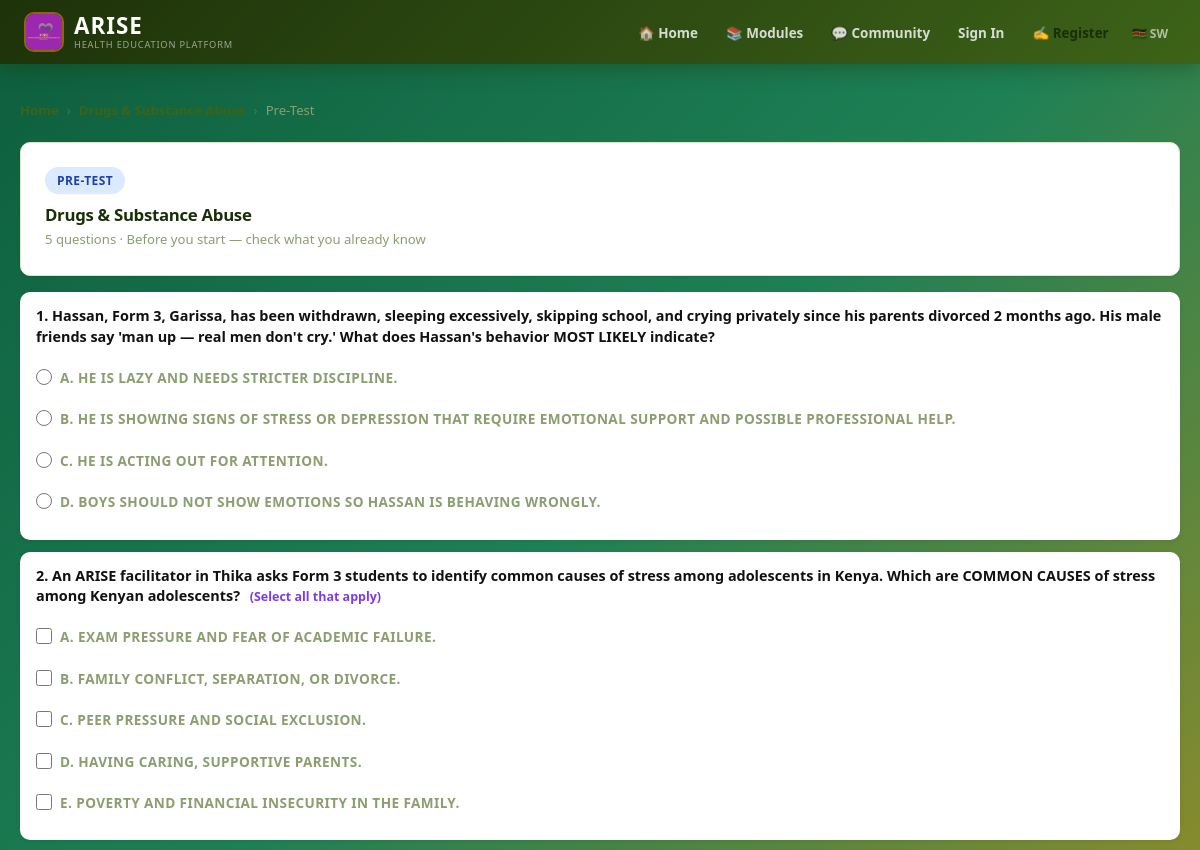
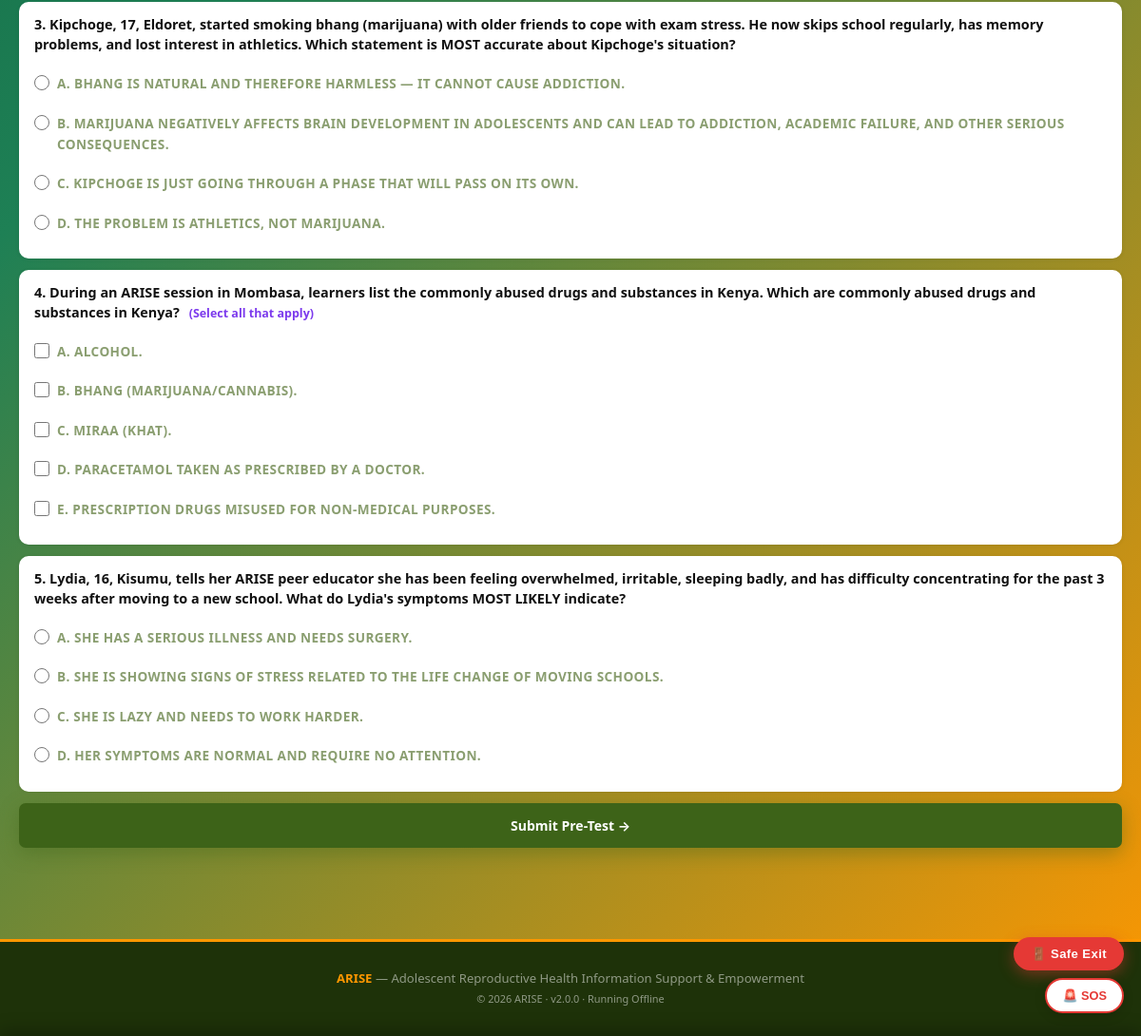
Page /?p=pre_test&module=drugs-substance-abuse&type=pre (signed in) on the committed database (2 pictures, top to bottom).
### tables this page shows
CREATE TABLE modules (
    id INTEGER PRIMARY KEY AUTOINCREMENT,
    title TEXT NOT NULL,
    slug TEXT UNIQUE NOT NULL,
    description TEXT,
    icon TEXT DEFAULT '📚',
    sort_order INTEGER DEFAULT 0,
    is_active INTEGER DEFAULT 1,
    created_by INTEGER,
    created_at DATETIME DEFAULT CURRENT_TIMESTAMP
, thumbnail TEXT, content_warning TEXT, school_id TEXT, require_pretest INTEGER DEFAULT 1, require_posttest INTEGER DEFAULT 1);

CREATE TABLE quiz_questions (
    id INTEGER PRIMARY KEY AUTOINCREMENT,
    module_id INTEGER NOT NULL,
    question_type TEXT DEFAULT 'mcq',
    question TEXT NOT NULL,
    option_a TEXT,
    option_b TEXT,
    option_c TEXT,
    option_d TEXT,
    correct_option TEXT,
    explanation TEXT,
    essay_hint TEXT,
    min_words INTEGER DEFAULT 0,
    max_marks INTEGER DEFAULT 1,
    sort_order INTEGER DEFAULT 0, competency TEXT, difficulty TEXT DEFAULT 'MEDIUM', is_published INTEGER DEFAULT 0, option_e TEXT DEFAULT '', section TEXT DEFAULT 'lesson',
    FOREIGN KEY (module_id) REFERENCES modules(id)
);

### includes/config.php (called while the page is built, shortened)
<?php
function getLogoUrl(): ?string {
    foreach (['png','jpg','gif','webp','svg'] as $ext) {
        $path = LOGO_PATH . 'school_logo.' . $ext;
        if (file_exists($path)) {
            return '/arise/uploads/logos/school_logo.' . $ext . '?v=' . filemtime($path);
        }
    }
    return null;
}
function db(): SQLite3 {
    static $db = null;
    if ($db === null) {
        $db = new SQLite3(DB_PATH);
        $db->enableExceptions(true);
        $db->exec('PRAGMA journal_mode=WAL');
        $db->exec('PRAGMA foreign_keys=ON');
    }
    return $db;
}
function getSessionHash(): string {
    $h = $_SESSION['arise_hash'];
    return $h;
}
function e(string $str): string {
    return htmlspecialchars($str, ENT_QUOTES, 'UTF-8');
}
function getStudentBySession(): ?array {
    $hash = getSessionHash();
    $stmt = db()->prepare('SELECT * FROM students WHERE session_hash = :hash AND is_active = 1');
    $stmt->bindValue(':hash', $hash);
    $row = $stmt->execute()->fetchArray(SQLITE3_ASSOC);
    $sid = (int)($_SESSION['arise_student_id'] ?? 0);
    if ($sid <= 0) $sid = (int)($_COOKIE['arise_uid'] ?? 0);
    return null;
}

### public/pages/lang.php (called while the page is built, shortened)
<?php
function t(string $key): string {
    static $translations = [
        'en' => [
            'home'           => 'Home',
            'modules'        => 'Modules',
            'forum'          => 'Forum',
            'ask_us'         => 'Ask Us',
            'help'           => 'Help',
            'sign_in'        => 'Sign In',
            'register'       => 'Register',
            'sign_out'       => 'Sign Out',
            'certificates'   => 'Certs',
            'dashboard'      => 'Dashboard',
            'pre_test'       => 'Pre-Test',
            'post_test'      => 'Post-Test',
            'submit'         => 'Submit',
            'take_quiz'      => 'Take Full Quiz',
            'back_to_module' => 'Back to Module',
            'correct'        => 'Correct',
            'your_answer'    => 'your answer',
            'no_questions'   => 'No test questions for this module yet.',
            'generate_code'  => 'Generate Code',
            'start_learning' => 'Start Learning',
            'complete'       => 'Complete',
        ],
        'sw' => [
            'home'           => 'Nyumbani',
            'modules'        => 'Moduli',
            'forum'          => 'Jukwaa',
            'ask_us'         => 'Tuulize',
            'help'           => 'Msaada',
            'sign_in'        => 'Ingia',
            'register'       => 'Jisajili',
            'sign_out'       => 'Toka',
            'certificates'   => 'Vyeti',
            'dashboard'      => 'Dashibodi',
            'pre_test'       => 'Mtihani wa Kwanza',
            'post_test'      => 'Mtihani wa Mwisho',
            'submit'         => 'Wasilisha',
            'take_quiz'      => 'Chukua Mchezo Kamili',
            'back_to_module' => 'Rudi kwa Moduli',
            'correct'        => 'Sahihi',
            'your_answer'    => 'jibu lako',
            'no_questions'   => 'Hakuna maswali ya mtihani kwa moduli hii bado.',
            'generate_code'  => 'Tengeneza Msimbo',
            'start_learning' => 'Anza Kujifunza',
            'complete'       => 'Kamili',
        ],
    ];
    $lang = $_SESSION['arise_lang'] ?? 'en';
    return $translations[$lang][$key] ?? $translations['en'][$key] ?? $key;
}

### public/pages/pre_test.php (the view, shortened to what this page needs)
<?php
$moduleSlug = $_GET['module'] ?? '';
$testType   = $_GET['type'] ?? 'pre';
$module = $moduleSlug ? db()->querySingle("SELECT * FROM modules WHERE slug='".SQLite3::escapeString($moduleSlug)."' AND is_active=1", true) : null;
function getOpts($q) {
    $opts = [];
    foreach (['a','b','c','d','e'] as $k) {
        $col = 'option_' . $k;
        if (!empty($q[$col])) $opts[$k] = $q[$col];
    }
    return $opts;
}
    ?>
    <?php return;
$questions = [];
$mid = intval($module['id']);
$sectionMap = ['pre' => 'pre', 'post' => 'post', 'lesson' => 'lesson'];
$section = $sectionMap[$testType] ?? 'pre';
$res = db()->query(
    "SELECT * FROM quiz_questions
     WHERE module_id=$mid AND section='" . SQLite3::escapeString($section) . "' AND is_published=1
     ORDER BY sort_order ASC"
);
while ($r = $res->fetchArray(SQLITE3_ASSOC)) $questions[] = $r;
$typeLabel = ['pre' => 'Pre-Test', 'post' => 'Post-Test', 'lesson' => 'Lesson Quiz'][$testType] ?? 'Quiz';
$typeDesc  = ['pre' => 'Before you start &mdash; check what you already know', 'post' => 'After completing &mdash; see how much you\'ve learned', 'lesson' => 'In-lesson knowledge check &mdash; 10 questions'][$testType] ?? '';
$badgeClass = ['pre' => 'badge-pre', 'post' => 'badge-post', 'lesson' => 'badge-lesson'][$testType] ?? 'badge-pre';
?>
<div class="container">
  <div class="breadcrumb"><a href="/arise/">Home</a> <span class="sep">&#8250;</span> <a href="/arise/?p=module&slug=<?= e($moduleSlug) ?>"><?= e($module['title']) ?></a> <span class="sep">&#8250;</span> <span><?= $typeLabel ?></span></div>
  <div class="dp-card" style="margin-bottom:16px">
    <span class="test-type-badge <?= $badgeClass ?>"><?= $typeLabel ?></span>
    <h2 style="font-size:1.05rem;font-weight:800;margin-bottom:4px"><?= e($module['title']) ?></h2>
    <p class="text-muted" style="font-size:.82rem"><?= count($questions) ?> questions &middot; <?= $typeDesc ?></p>
  </div>
  <form method="post">
    <?php foreach ($questions as $i => $q):
      $opts = getOpts($q);
      $isMulti = ($q['question_type'] ?? 'mcq') === 'msq';
      $inputType = $isMulti ? 'checkbox' : 'radio';
      $inputName = $isMulti ? "q{$q['id']}[]" : "q{$q['id']}";
    ?>
    <div class="test-card">
      <div class="qr-q"><?= $i + 1 ?>. <?= e($q['question']) ?>
        <?php if ($isMulti): ?>
          <span style="font-size:.78rem;color:#7c3aed;font-weight:600;margin-left:6px;">(Select all that apply)</span>
        <?php endif; ?>
      </div>
      <?php foreach ($opts as $k => $v): ?>
        <label style="display:flex;align-items:flex-start;gap:8px;padding:7px 0;cursor:pointer;font-size:.85rem">
          <input type="<?= $inputType ?>" name="<?= $inputName ?>" value="<?= $k ?>"
                 style="width:16px;height:16px;margin-top:2px;flex-shrink:0;accent-color:var(--green)">
          <span><strong><?= strtoupper($k) ?>.</strong> <?= e($v) ?></span>
        </label>
      <?php endforeach; ?>
    </div>
    <?php endforeach; ?>
    <button type="submit" class="btn btn-primary" style="width:100%;padding:14px">
      Submit <?= $typeLabel ?> &#8594;
    </button>
  </form>
</div>

### public/index.php (shortened to what this page needs)
<?php
require_once __DIR__ . '/../includes/config.php';
require_once __DIR__ . '/pages/lang.php';
$page = $_GET['p'] ?? '';
$student = getStudentBySession();
$studentName = $student ? $student['full_name'] : null;
?>
<!DOCTYPE html>
<html lang="en">
<head>
    <link rel="stylesheet" href="/arise/css/style.css">
</head>
<body>
<?php $logoUrl = getLogoUrl(); ?>
<nav class="navbar">
    <div class="navbar-inner">
        <a href="/arise/" class="navbar-brand">
            <?php if ($logoUrl): ?>
                <img src="<?= $logoUrl ?>" alt="ARISE Logo">
            <?php else: ?>
                <div class="brand-icon">💜</div>
            <?php endif; ?>
            <div><h1>ARISE</h1><span>Health Education Platform</span></div>
        </a>
        <ul class="nav-links">
            <li><a href="/arise/" class="<?= $page==='home'?'active':'' ?>">🏠 <?= t('home') ?></a></li>
            <li><a href="/arise/?p=modules" class="<?= in_array($page,['modules','module','lesson'])?'active':'' ?>">📚 <?= t('modules') ?></a></li>
            <li><a href="/arise/?p=forum" class="<?= in_array($page,['forum','ask'])?'active':'' ?>" title="Community &amp; discussions">💬 Community</a></li>
            <?php if ($studentName): ?>
                <li><a href="/arise/?p=dashboard" class="<?= in_array($page,['dashboard','my_progress'])?'active':'' ?>" style="background:rgba(245,230,66,.15);color:var(--acc);">⭐ <?= e(explode(' ',$studentName)[0]) ?></a></li>
                <li><a href="/arise/?logout=1" style="color:rgba(255,255,255,.5);font-size:.8rem;"><?= t('sign_out') ?></a></li>
            <?php else: ?>
                <li><a href="/arise/?p=login" class="<?= $page==='login'?'active':'' ?>" style="color:rgba(255,255,255,.8);"><?= t('sign_in') ?></a></li>
                <li><a href="/arise/?p=register" style="background:var(--acc);color:var(--pri-deep);font-weight:800;">✍️ <?= t('register') ?></a></li>
            <?php endif; ?>
            <li>
              <a href="/arise/?p=set_lang&lang=<?= ($_SESSION['arise_lang']??'en')==='sw'?'en':'sw' ?>"
                 style="font-size:.75rem;color:rgba(255,255,255,.6);padding:4px 8px;">
                <?= ($_SESSION['arise_lang']??'en')==='sw' ? '🇬🇧 EN' : '🇰🇪 SW' ?>
              </a>
            </li>
        </ul>
    </div>
</nav>
<?php
switch ($page) {
    case 'pre_test':        include __DIR__.'/pages/pre_test.php'; break;
}
?>
<footer class="footer">
    <strong>ARISE</strong> &mdash; Adolescent Reproductive Health Information Support &amp; Empowerment<br>
    <small>&copy; <?= date('Y') ?> ARISE &middot; v<?= ARISE_VERSION ?> &middot; Running Offline</small>
</footer>
<div class="float-btns" id="floatBtns">
  <button class="safe-exit-btn" onclick="safeExit()" title="Quick exit this page">&#128682; Safe Exit</button>
  <div>
    <button class="sos-btn" onclick="toggleSOS()" title="Emergency helplines">&#128680; SOS</button>
  </div>
</div>
</body>
</html>

### public/pages/pre_test.php (style rules this page uses)
.test-type-badge { display:inline-block;padding:4px 12px;border-radius:20px;font-size:.75rem;font-weight:700;text-transform:uppercase;letter-spacing:.4px;margin-bottom:10px }
.badge-pre { background:#dbeafe;color:#1e40af }
.qr-q { font-size:.9rem;font-weight:700;color:#111;margin-bottom:12px;line-height:1.45 }
.test-card { background:#fff;border-radius:10px;padding:14px 16px;margin-bottom:12px;box-shadow:0 1px 4px rgba(0,0,0,.08) }

### rows in the picture
modules: title "Drugs & Substance Abuse"
quiz_questions: question "Hassan, Form 3, Garissa, has been withdrawn, sleeping excessively, skipping school, and crying privately since his parents divorced 2 months ago. His male friends say 'man up — real men don't cry.' What does Hassan's behavior MOST LIKELY indicate?", k "A", option_a "HE IS LAZY AND NEEDS STRICTER DISCIPLINE.", k "B", option_b "HE IS SHOWING SIGNS OF STRESS OR DEPRESSION THAT REQUIRE EMOTIONAL SUPPORT AND POSSIBLE PROFESSIONAL HELP.", k "C", option_c "HE IS ACTING OUT FOR ATTENTION.", k "D", option_d "BOYS SHOULD NOT SHOW EMOTIONS SO HASSAN IS BEHAVING WRONGLY."
quiz_questions: question "An ARISE facilitator in Thika asks Form 3 students to identify common causes of stress among adolescents in Kenya. Which are COMMON CAUSES of stress among Kenyan adolescents?", question_type "(Select all that apply)", k "A", option_a "EXAM PRESSURE AND FEAR OF ACADEMIC FAILURE.", k "B", option_b "FAMILY CONFLICT, SEPARATION, OR DIVORCE.", k "C", option_c "PEER PRESSURE AND SOCIAL EXCLUSION.", k "D", option_d "HAVING CARING, SUPPORTIVE PARENTS.", k "E", option_e "POVERTY AND FINANCIAL INSECURITY IN THE FAMILY."
quiz_questions: question "Kipchoge, 17, Eldoret, started smoking bhang (marijuana) with older friends to cope with exam stress. He now skips school regularly, has memory problems, and lost interest in athletics. Which statement is MOST accurate about Kipchoge's situation?", k "A", option_a "BHANG IS NATURAL AND THEREFORE HARMLESS — IT CANNOT CAUSE ADDICTION.", k "B", option_b "MARIJUANA NEGATIVELY AFFECTS BRAIN DEVELOPMENT IN ADOLESCENTS AND CAN LEAD TO ADDICTION, ACADEMIC FAILURE, AND OTHER SERIOUS CONSEQUENCES.", k "C", option_c "KIPCHOGE IS JUST GOING THROUGH A PHASE THAT WILL PASS ON ITS OWN.", k "D", option_d "THE PROBLEM IS ATHLETICS, NOT MARIJUANA."
quiz_questions: question "During an ARISE session in Mombasa, learners list the commonly abused drugs and substances in Kenya. Which are commonly abused drugs and substances in Kenya?", question_type "(Select all that apply)", k "A", option_a "ALCOHOL.", k "B", option_b "BHANG (MARIJUANA/CANNABIS).", k "C", option_c "MIRAA (KHAT).", k "D", option_d "PARACETAMOL TAKEN AS PRESCRIBED BY A DOCTOR.", k "E", option_e "PRESCRIPTION DRUGS MISUSED FOR NON-MEDICAL PURPOSES."
quiz_questions: question "Lydia, 16, Kisumu, tells her ARISE peer educator she has been feeling overwhelmed, irritable, sleeping badly, and has difficulty concentrating for the past 3 weeks after moving to a new school. What do Lydia's symptoms MOST LIKELY indicate?", k "A", option_a "SHE HAS A SERIOUS ILLNESS AND NEEDS SURGERY.", k "B", option_b "SHE IS SHOWING SIGNS OF STRESS RELATED TO THE LIFE CHANGE OF MOVING SCHOOLS.", k "C", option_c "SHE IS LAZY AND NEEDS TO WORK HARDER.", k "D", option_d "HER SYMPTOMS ARE NORMAL AND REQUIRE NO ATTENTION."

### other values in the picture
t('home') "Home"
t('modules') "Modules"
t('sign_in') "Sign In"
t('register') "Register"
$typeLabel "Pre-Test"
$typeLabel "PRE-TEST"
count($questions) "5"
$typeDesc "Before you start — check what you already know"
ARISE_VERSION "2.0.0"
